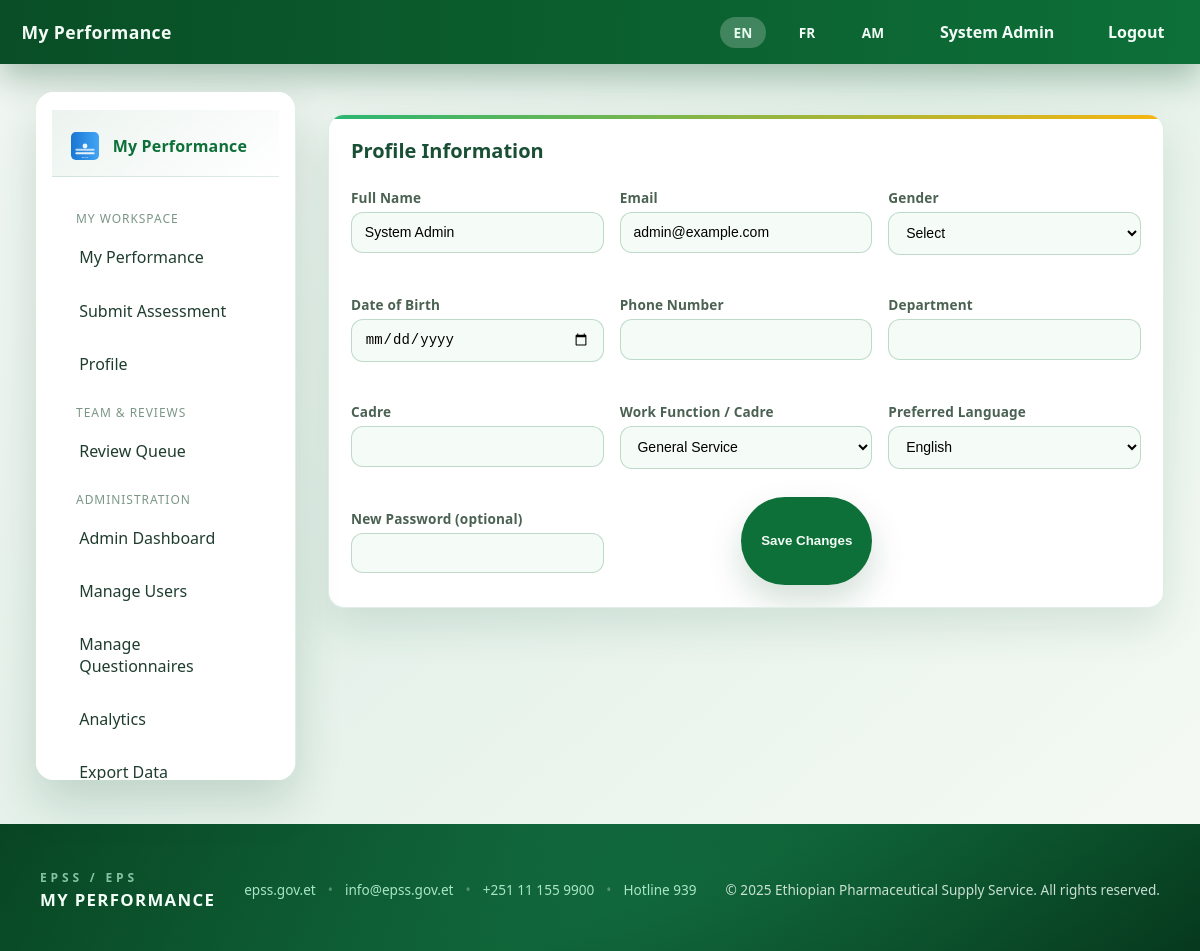
The app's page /profile.php (signed in) with its own data.
### tables this page shows
CREATE TABLE site_config (
  id INT PRIMARY KEY,
  site_name VARCHAR(200) NULL,
  landing_text TEXT NULL,
  address VARCHAR(255) NULL,
  contact VARCHAR(255) NULL,
  logo_path VARCHAR(255) NULL,
  footer_org_name VARCHAR(255) NULL,
  footer_org_short VARCHAR(100) NULL,
  footer_website_label VARCHAR(255) NULL,
  footer_website_url VARCHAR(255) NULL,
  footer_email VARCHAR(255) NULL,
  footer_phone VARCHAR(255) NULL,
  footer_hotline_label VARCHAR(255) NULL,
  footer_hotline_number VARCHAR(50) NULL,
  footer_rights VARCHAR(255) NULL,
  google_oauth_enabled TINYINT(1) NOT NULL DEFAULT 0,
  google_oauth_client_id VARCHAR(255) NULL,
  google_oauth_client_secret VARCHAR(255) NULL,
  microsoft_oauth_enabled TINYINT(1) NOT NULL DEFAULT 0,
  microsoft_oauth_client_id VARCHAR(255) NULL,
  microsoft_oauth_client_secret VARCHAR(255) NULL,
  microsoft_oauth_tenant VARCHAR(255) NULL,
  color_theme VARCHAR(50) NOT NULL DEFAULT 'light'
);

CREATE TABLE users (
  id INT AUTO_INCREMENT PRIMARY KEY,
  username VARCHAR(100) UNIQUE NOT NULL,
  password VARCHAR(255) NOT NULL,
  role ENUM('admin','supervisor','staff') NOT NULL DEFAULT 'staff',
  full_name VARCHAR(200) NULL,
  email VARCHAR(200) NULL,
  gender ENUM('female','male','other','prefer_not_say') DEFAULT NULL,
  date_of_birth DATE NULL,
  phone VARCHAR(50) NULL,
  department VARCHAR(150) NULL,
  cadre VARCHAR(150) NULL,
  work_function ENUM('finance','general_service','hrm','ict','leadership_tn','legal_service','pme','quantification','records_documentation','security_driver','security','tmd','wim','cmd','communication','dfm','driver','ethics') NOT NULL DEFAULT 'general_service',
  profile_completed TINYINT(1) NOT NULL DEFAULT 0,
  language VARCHAR(5) NOT NULL DEFAULT 'en',
  first_login_at DATETIME NULL,
  created_at TIMESTAMP DEFAULT CURRENT_TIMESTAMP
);

### profile.php (the view, shortened to what the rows shown need)
<?php
require_once __DIR__ . '/config.php';
refresh_current_user($pdo);
$locale = ensure_locale();
$cfg = get_site_config($pdo);
?>
<!doctype html><html lang="<?=htmlspecialchars($locale, ENT_QUOTES, 'UTF-8')?>" data-base-url="<?=htmlspecialchars(BASE_URL, ENT_QUOTES, 'UTF-8')?>"><head>
<link rel="stylesheet" href="<?=asset_url('assets/css/material.css')?>">
<link rel="stylesheet" href="<?=asset_url('assets/css/styles.css')?>">
</head><body class="<?=htmlspecialchars(site_body_classes($cfg), ENT_QUOTES, 'UTF-8')?>">
<?php include __DIR__.'/templates/header.php'; ?>
<section class="md-section">
  <div class="md-card md-elev-2">
    <h2 class="md-card-title"><?=t($t,'profile_information','Profile Information')?></h2>
    <form method="post" class="md-form-grid" action="<?=htmlspecialchars(url_for('profile.php'), ENT_QUOTES, 'UTF-8')?>">
      <label class="md-field">
        <span><?=t($t,'full_name','Full Name')?></span>
        <input name="full_name" value="<?=htmlspecialchars($user['full_name'] ?? '')?>" required>
      </label>
      <label class="md-field">
        <span><?=t($t,'email','Email')?></span>
        <input name="email" type="email" value="<?=htmlspecialchars($user['email'] ?? '')?>" required>
      </label>
      <label class="md-field">
        <span><?=t($t,'gender','Gender')?></span>
        <select name="gender" required>
          <?php $gval = $user['gender'] ?? ''; ?>
          <option value="" disabled <?= $gval ? '' : 'selected' ?>><?=t($t,'select_option','Select')?></option>
        </select>
      </label>
      <label class="md-field">
        <span><?=t($t,'work_function','Work Function / Cadre')?></span>
        <select name="work_function" required>
          <?php $wval = $user['work_function'] ?? ''; ?>
          <?php foreach (WORK_FUNCTIONS as $function): ?>
            <option value="<?=$function?>" <?=$wval===$function?'selected':''?>><?=htmlspecialchars(WORK_FUNCTION_LABELS[$function] ?? $function)?></option>
          <?php endforeach; ?>
        </select>
      </label>
    </form>
  </div>
</section>
<?php include __DIR__.'/templates/footer.php'; ?>
</body></html>

### templates/header.php (shortened to what the rows shown need)
<?php
require_once __DIR__ . '/../config.php';
$locale = ensure_locale();
$t = load_lang($locale);
$cfg = get_site_config($pdo);
$user = current_user();
$logoPath = (string)($cfg['logo_path'] ?? '');
if ($logoPath === '') {
    $logoPath = asset_url('assets/img/epss-logo.svg');
} elseif (!preg_match('#^https?://#i', $logoPath)) {
    $logoPath = asset_url(ltrim($logoPath, '/'));
}
$logoPathSmall = htmlspecialchars($logoPath, ENT_QUOTES, 'UTF-8');
$siteTitle = htmlspecialchars($cfg['site_name'] ?? 'My Performance');
$availableLocales = available_locales();
?>
<header class="md-appbar md-elev-2">
  <div class="md-appbar-title"><?=$siteTitle?></div>
  <nav class="md-appbar-actions">
    <div class="md-lang-switch">
      <?php foreach ($availableLocales as $loc): ?>
        <a href="<?=htmlspecialchars(url_for('set_lang.php?lang=' . $loc), ENT_QUOTES, 'UTF-8')?>" class="<?=($locale === $loc) ? 'active' : ''?>"><?=strtoupper($loc)?></a>
      <?php endforeach; ?>
    </div>
    <a href="<?=htmlspecialchars(url_for('profile.php'), ENT_QUOTES, 'UTF-8')?>" class="md-appbar-link"><?=htmlspecialchars($user['full_name'] ?? $user['username'] ?? 'Profile')?></a>
    <a href="<?=htmlspecialchars(url_for('logout.php'), ENT_QUOTES, 'UTF-8')?>" class="md-appbar-link"><?=t($t, 'logout', 'Logout')?></a>
  </nav>
</header>
<div class="md-shell">
<aside class="md-drawer" data-drawer>
  <div class="md-drawer-header">
    <img src="<?=$logoPathSmall?>" alt="Logo" class="md-logo-sm">
    <div class="md-drawer-title"><?=$siteTitle?></div>
  </div>
</aside>
<main class="md-main">

### templates/footer.php (shortened to what the rows shown need)
<?php
require_once __DIR__ . '/../config.php';
$locale = ensure_locale();
$t = load_lang($locale);
$cfg = get_site_config($pdo);
$siteTitle = htmlspecialchars($cfg['site_name'] ?? t($t, 'footer_default_site', 'Ethiopian Pharmaceutical Supply Service'), ENT_QUOTES, 'UTF-8');
$orgName = htmlspecialchars(($cfg['footer_org_name'] ?? null) ?: t($t, 'footer_org', 'Ethiopian Pharmaceutical Supply Service'), ENT_QUOTES, 'UTF-8');
$orgShort = htmlspecialchars(($cfg['footer_org_short'] ?? null) ?: t($t, 'footer_org_short', 'EPSS / EPS'), ENT_QUOTES, 'UTF-8');
$rights = htmlspecialchars(($cfg['footer_rights'] ?? null) ?: t($t, 'footer_rights', 'All rights reserved.'), ENT_QUOTES, 'UTF-8');
$websiteLabelRaw = ($cfg['footer_website_label'] ?? null) ?: 'epss.gov.et';
$websiteLabel = htmlspecialchars($websiteLabelRaw, ENT_QUOTES, 'UTF-8');
$websiteUrlRaw = ($cfg['footer_website_url'] ?? null) ?: 'https://epss.gov.et';
$websiteUrl = htmlspecialchars($websiteUrlRaw, ENT_QUOTES, 'UTF-8');
$emailRaw = ($cfg['footer_email'] ?? null) ?: 'info@epss.gov.et';
$email = htmlspecialchars($emailRaw, ENT_QUOTES, 'UTF-8');
$phoneRaw = ($cfg['footer_phone'] ?? null) ?: '+251 11 155 9900';
$phone = htmlspecialchars($phoneRaw, ENT_QUOTES, 'UTF-8');
$phoneHref = htmlspecialchars('tel:' . preg_replace('/[^0-9+#*]/', '', (string)$phoneRaw), ENT_QUOTES, 'UTF-8');
$hotlineLabelRaw = ($cfg['footer_hotline_label'] ?? null) ?: 'Hotline 939';
$hotlineLabel = htmlspecialchars($hotlineLabelRaw, ENT_QUOTES, 'UTF-8');
$hotlineNumberSource = ($cfg['footer_hotline_number'] ?? null) ?: $hotlineLabelRaw;
$hotlineNumber = preg_replace('/[^0-9+#*]/', '', (string)$hotlineNumberSource);
$hotlineHref = htmlspecialchars('tel:' . $hotlineNumber, ENT_QUOTES, 'UTF-8');
$currentYear = date('Y');
?>
</main>
</div>
<footer class="md-footer">
  <div class="md-footer-inner">
    <div class="md-footer-brand">
      <span class="md-footer-brand-short"><?=$orgShort?></span>
      <span class="md-footer-brand-name"><?=$siteTitle?></span>
    </div>
    <div class="md-footer-links">
      <a href="<?=$websiteUrl?>" target="_blank" rel="noopener noreferrer"><?=$websiteLabel?></a>
      <span>•</span>
      <a href="mailto:<?=$email?>"><?=$email?></a>
      <span>•</span>
      <a href="<?=$phoneHref?>"><?=$phone?></a>
      <span>•</span>
      <a href="<?=$hotlineHref?>"><?=$hotlineLabel?></a>
    </div>
    <div class="md-footer-meta">&copy; <?=$currentYear?> <?=$orgName?>. <?=$rights?></div>
  </div>
</footer>

### records on screen
site_config: site_name "My Performance", footer_org_short "EPSS / EPS", site_name "MY PERFORMANCE", footer_website_label "epss.gov.et", footer_email "info@epss.gov.et", footer_phone "+251 11 155 9900", footer_hotline_label "Hotline 939", footer_org_name "Ethiopian Pharmaceutical Supply Service", footer_rights "All rights reserved."
users: full_name "System Admin", email "admin@example.com", gender "Select", work_function "General Service"

### other values on screen
$loc "EN"
$loc "FR"
$loc "AM"
t($t, 'logout', 'Logout') "Logout"
t($t, 'my_workspace', 'My Workspace') "MY WORKSPACE"
t($t, 'my_performance', 'My Performance') "My Performance"
t($t, 'submit_assessment', 'Submit Assessment') "Submit Assessment"
t($t, 'profile', 'Profile') "Profile"
t($t, 'team_navigation', 'Team & Reviews') "TEAM & REVIEWS"
t($t, 'review_queue', 'Review Queue') "Review Queue"
t($t, 'admin_navigation', 'Administration') "ADMINISTRATION"
t($t, 'admin_dashboard', 'Admin Dashboard') "Admin Dashboard"
t($t, 'manage_users', 'Manage Users') "Manage Users"
t($t, 'manage_questionnaires', 'Manage Questionnaires') "Manage Questionnaires"
t($t, 'analytics', 'Analytics') "Analytics"
